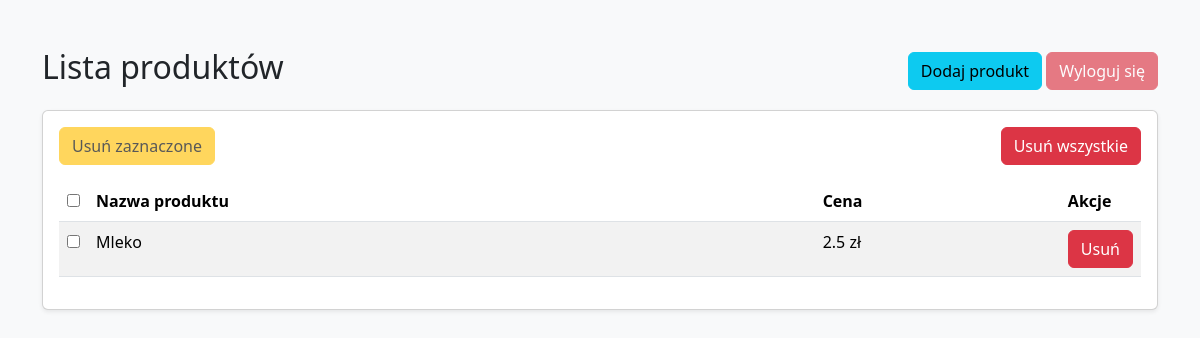
The app's page /display_products/, older data.
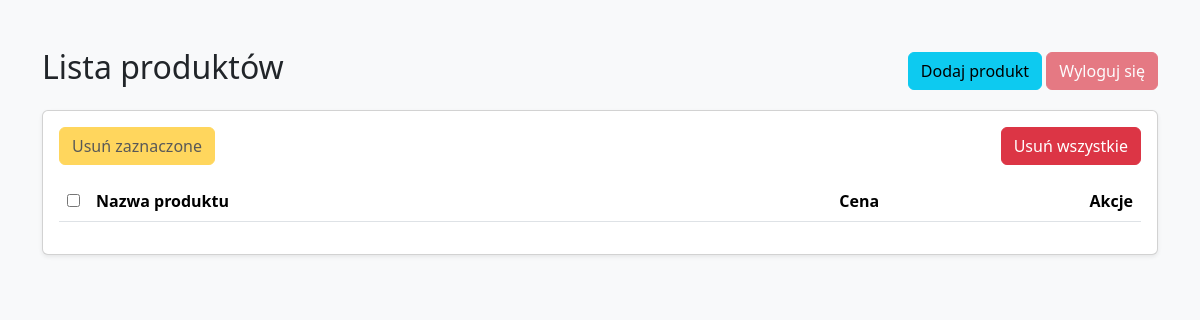
The same page, newer data.
### MiniSklepApp/models.py (models this page shows, shortened)
class Product(models.Model):
    name = models.CharField(max_length=255)
    price = models.FloatField()

### MiniSklepApp/views.py (the view)
# urls.py: path('display_products/', display_products, name='display_products'),
def display_products(request):
    products = Product.objects.all()
    return render(request, 'display_products.html', {'products': products})

### MiniSklepApp/templates/display_products.html (shortened to what this page needs)
<!DOCTYPE html>
<html lang="pl">
<head>
    <link href="https://cdn.jsdelivr.net/npm/bootstrap@5.3.3/dist/css/bootstrap.min.css" rel="stylesheet">
</head>
<body class="bg-light">
    <div class="container mt-5">
        <div class="d-flex justify-content-between align-items-center mb-3">
            <h2>Lista produktów</h2>
            <div>
                <a href="{% url 'add_product' %}" class="btn btn-info">Dodaj produkt</a>
                {% if request.user.is_authenticated %}
                <a href="{% url 'logout' %}" class="btn btn-danger">Wyloguj się</a>
                {% else %}
                <button class="btn btn-danger" disabled>Wyloguj się</button>
                {% endif %}
            </div>
        </div>
        <div class="card p-3 shadow-sm">
            <div class="d-flex justify-content-between mb-3">
                <button id="delete-selected" class="btn btn-warning" disabled>Usuń zaznaczone</button>
                <form action="{% url 'delete_all_products' %}" method="POST">
                    <button type="submit" class="btn btn-danger">Usuń wszystkie</button>
                </form>
            </div>
            <table class="table table-striped table-hover table-fixed">
                <thead>
                    <tr>
                        <th><input type="checkbox" id="select-all"></th>
                        <th class="w-75">Nazwa produktu</th>
                        <th class="w-25">Cena</th>
                        <th class="w-25">Akcje</th>
                    </tr>
                </thead>
                <tbody>
                    {% for product in products %}
                    <tr data-id="{{ product.id }}">
                        <td><input type="checkbox" class="row-checkbox"></td>
                        <td contenteditable="true" class="editable w-60" data-field="name">{{ product.name }}</td>
                        <td contenteditable="true" class="editable w-15" data-field="price">{{ product.price }} zł</td>
                        <td class="w-25">
                            <a href="{% url 'delete_product' product.id %}" class="btn btn-danger">Usuń</a>
                        </td>
                    </tr>
                    {% endfor %}
                </tbody>
            </table>
        </div>
    </div>
</body>
</html>

Row changes from the older to the newer data that the page shows:
removed Product: name "Mleko", price "2.5"
